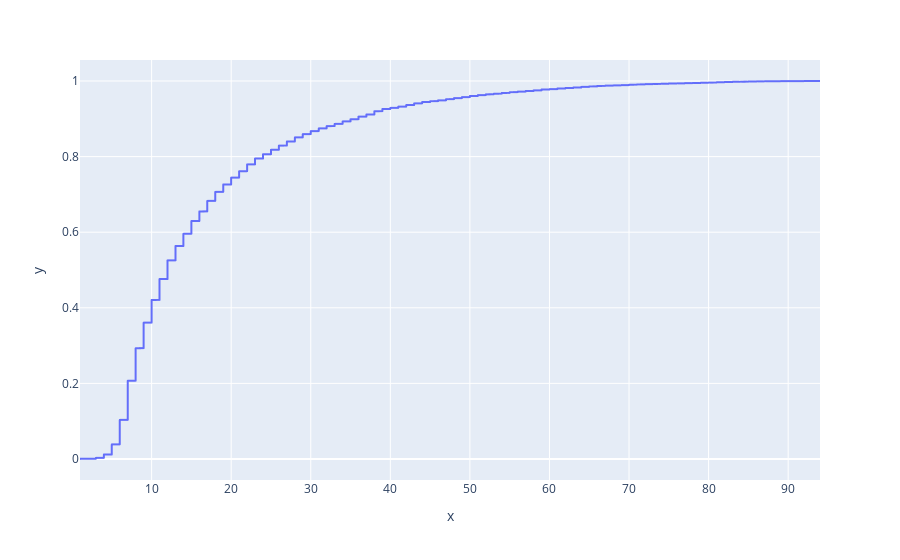

The notebook cell this image was saved under:
### Code cell
px.line(y = np.linspace(0,1,len(lens)), x = sorted(lens))

### Figure 1 — Plotly figure (JSON) as saved in the notebook; plotly's stock layout.template omitted (floating-point values rounded to 4 significant figures; data arrays with more than 128 entries replaced by an {"elided": "..."} marker saying what was removed)
{"data": [{"hovertemplate": "x=%{x}<br>y=%{y}<extra></extra>", "legendgroup": "", "line": {"color": "#636efa", "dash": "solid"}, "mode": "lines", "name": "", "showlegend": false, "type": "scattergl", "x": {"elided": "8534 int values"}, "xaxis": "x", "y": {"elided": "8534 float values"}, "yaxis": "y"}], "layout": {"legend": {"tracegroupgap": 0}, "margin": {"t": 60}, "xaxis": {"anchor": "y", "domain": [0, 1], "title": {"text": "x"}}, "yaxis": {"anchor": "x", "domain": [0, 1], "title": {"text": "y"}}}}
